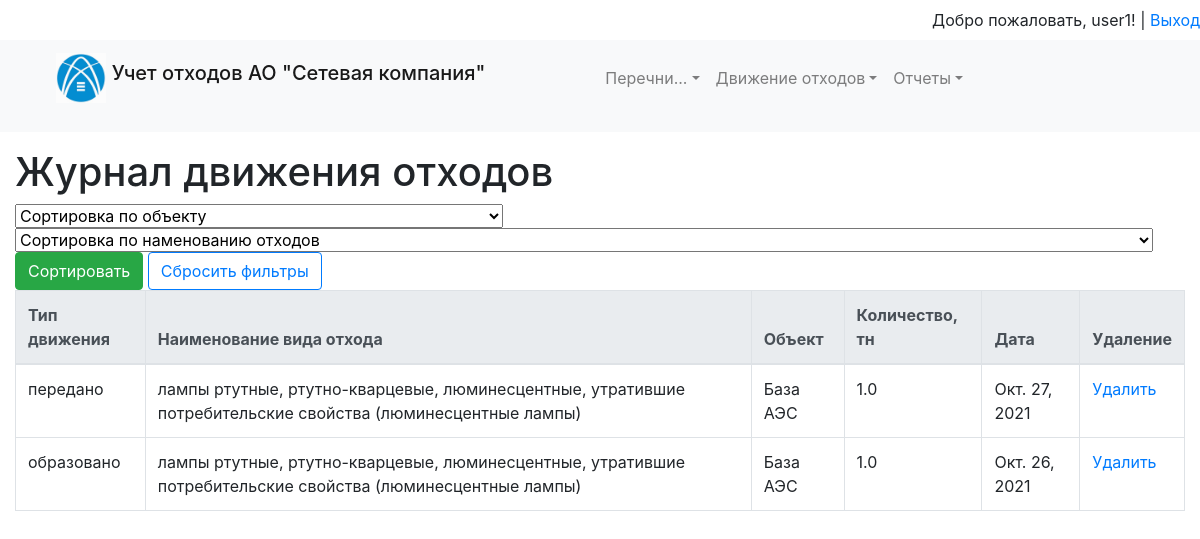
Screenshot of /view_waste_motion/ (signed in) with the database file from the repository.
### accounting/models.py (models this page shows, shortened)
class Waste (models.Model):
    name = models.CharField(max_length=300, verbose_name="Наименование вида отхода")
    number = models.IntegerField(verbose_name="Номер")
    code_fkko = models.IntegerField(verbose_name="Код по ФККО")
    danger_class = models.IntegerField(verbose_name="Класс опасности вида отхода")
    origin = models.CharField(max_length=300, verbose_name="Происхождение или условия образования вида отхода")
    condition = models.CharField(max_length=300, verbose_name="Агрегатное состояние и физическая форма вида отхода")
    structure = models.CharField(max_length=300, verbose_name="Химический и (или) компонентный состав вида отхода, %")
    def __str__(self):
        return self.name
    class Meta:
        verbose_name = 'Отход'
        verbose_name_plural = 'Отходы'
        ordering = ['number']

class NameOfObjects(models.Model):
    name = models.CharField(max_length=150, verbose_name="Наименование объекта")
    branch = models.ForeignKey('NameOfBranch', on_delete=models.PROTECT, null=True, verbose_name="Филиал")
    adress = models.CharField(max_length=300, verbose_name="Адресс Филиала")
    def __str__(self):
        return self.name
    class Meta:
        verbose_name = 'Объект'
        verbose_name_plural = 'Объекты'
        ordering = ['pk']

class TransferredWaste(models.Model):
    name = models.ForeignKey('Waste', on_delete=models.PROTECT, null=True, verbose_name="Наименование вида отхода")
    object_name = models.ForeignKey('NameOfObjects', on_delete=models.PROTECT, null=True,
                                    verbose_name="Наименование объекта")
    quantity = models.FloatField(verbose_name="Количество, тонн")
    date_of_transferred = models.DateField(verbose_name="Дата образования")
    user_name = models.CharField(max_length=150, verbose_name="Кто внес запись")
    created_at = models.DateTimeField(auto_now_add=True, verbose_name="Дата внесения записи")
    updated_at = models.DateTimeField(auto_now=True, verbose_name="Дата внесения записи")
    type_transferr = models.ForeignKey('TypeTransferr', on_delete=models.PROTECT, null=True, verbose_name="Передача для...")
    branch = models.ForeignKey('NameOfBranch', on_delete=models.PROTECT, null=True, verbose_name="Филиал")
    counterparty = models.ForeignKey('Counterparties', on_delete=models.PROTECT, null=True, verbose_name="Контрагент")
    class Meta:
        verbose_name = 'переданные отходы'
        verbose_name_plural = 'переданные отходы'
        ordering = ['date_of_transferred']

class EducatedWaste (models.Model):
    name = models.ForeignKey('Waste', on_delete=models.PROTECT, null=True, verbose_name="Наименование вида отхода")
    object_name = models.ForeignKey('NameOfObjects', on_delete=models.PROTECT, null=True,
                                    verbose_name="Наименование объекта")
    quantity = models.FloatField(verbose_name="Количество, тонн")
    date_of_educated = models.DateField(verbose_name="Дата образования")
    user_name = models.CharField(max_length=150, verbose_name="Кто внес запись")
    created_at = models.DateTimeField(auto_now_add=True, verbose_name="Дата внесения записи")
    updated_at = models.DateTimeField(auto_now=True, verbose_name="Дата внесения записи")
    branch = models.ForeignKey('NameOfBranch', on_delete=models.PROTECT, null=True, verbose_name="Филиал")
    class Meta:
        verbose_name = 'образованные отходы'
        verbose_name_plural = 'образованные отходы'
        ordering = ['name']

### accounting/views.py (the view)
# urls.py: path('view_waste_motion/', view_waste_motion, name='view_waste_motion'),
def view_waste_motion(request):
    today = datetime.today()
    branch = request.user.staff.branch
    objects = NameOfObjects.objects.filter(branch=branch)
    wastes = Waste.objects.all()
    educated = EducatedWaste.objects.filter(branch=branch)
    reclaimed = ReclaimedWaste.objects.filter(branch=branch)
    transferred = TransferredWaste.objects.filter(branch=branch)
    result = []
    for item in educated:
        result.append(['образовано', item.name, item.object_name, item. quantity, item.date_of_educated, item.pk])
    for item in reclaimed:
        result.append(['утилизировано', item.name, item.object_name, item. quantity, item.date_of_reclaimed, item.pk])
    for item in transferred:
        result.append(['передано', item.name, item.object_name, item. quantity, item.date_of_transferred, item.pk])
    sort_by_5_attribute = sorted(result, key=lambda k: k[4], reverse=True)
    return render(request, 'accounting/view_waste_motion.html', {'motion': sort_by_5_attribute, 'objects':objects, 'wastes':wastes})

### accounting/templates/accounting/view_waste_motion.html (shortened to what this page needs)
{% extends 'base.html' %}
{% block content %}
<h1>Журнал движения отходов</h1>
<form action="{% url 'sort_waste_motion' %}" method="post"> {% csrf_token %}
<select class="form-select" aria-label="Default select example" id="id_obj" name="name_object" >
  <option selected> Сортировка по объекту </option>
</select>
<select class="form-select" aria-label="Default select example" id="id_waste" name="name_waste" >
  <option selected> Сортировка по наменованию отходов </option>
</select>
<button type="submit" class="btn btn-success btn-add">Сортировать</button>
 <a href="/view_waste_motion" class="btn btn-outline-primary"  role="button" >Сбросить фильтры</a>
</form>
<table class="table table-bordered">
    <thead class="thead-light">
    <tr>
        <th scope="col"> Тип движения</th>
        <th scope="col"> Наименование вида отхода</th>
        <th scope="col"> Объект</th>
        <th scope="col"> Количество, тн</th>
        <th scope="col"> Дата </th>
        <th scope="col"> Удаление </th>
    </tr>
    </thead>
    <tbody>
    {% for i in motion %}
    <tr>
        <td>{{ i.0 }}</td>
        <td>{{ i.1 }}</td>
        <td>{{ i.2 }}</td>
        <td>{{ i.3 }}</td>
        <td>{{ i.4 }}</td>
        <td><p><a href="/remove_motion/{{i.5}}_{{ i.0 }}/"  > Удалить </a></td>
    </tr>
    {% endfor %}
    </tbody>
</table>
{% endblock %}

### templates/inc/_nav.html (shortened to what this page needs)
<div class="navbar-top">
    <ul class="nav justify-content-end">
        <li>
          <span class="navbar-text">
          {% if request.user.is_authenticated %}
            Добро пожаловать, {{ user.username }}! | <a href="/user_logout">Выход</a>
          {% else %}
          <a href="/register">Регистрация</a> |  <a href="/user_login">Вход</a>
          {% endif %}
        </span>
        </li>
    </ul>
</div>
<nav class="navbar navbar-expand-lg navbar-light bg-light">
    <ul>
        <li class="navbar-brand">
            <img src="/media/img/logo.jpeg" width="50" height="50" class="d-inline-block align-top" alt="" loading="lazy">
            <span class="navbar-brand mb-0 h1"> Учет отходов  АО "Сетевая компания" </span>
        </li>
    </ul>
    <ul>
        <ul class="collapse navbar-collapse" id="navbarNav">
            <ul class="navbar-nav">
                <li class="nav-item dropdown">
                    <a class="nav-link dropdown-toggle" data-toggle="dropdown" href="#" role="button"
                       aria-haspopup="true"
                       aria-expanded="false">Перечни...</a>
                </li>
{% if request.user.is_authenticated %}
                <li class="nav-item dropdown">
                    <a class="nav-link dropdown-toggle" data-toggle="dropdown" href="#" role="button"
                       aria-haspopup="true"
                       aria-expanded="false">Движение отходов</a>
                </li>
                <li class="nav-item dropdown">
                    <a class="nav-link dropdown-toggle" data-toggle="dropdown" href="#" role="button"
                       aria-haspopup="true"
                       aria-expanded="false">Отчеты</a>
                </li>
{% endif %}
            </ul>
        </ul>
    </ul>
</nav>

### rows the page displays
Waste: i "передано", name "лампы ртутные, ртутно-кварцевые, люминесцентные, утратившие потребительские свойства (люминесцентные лампы)", name "База АЭС", quantity "1.0", date_of_transferred "Окт. 27, 2021", i "образовано", date_of_educated "Окт. 26, 2021"

### other values shown
{{ user.username }} "user1"
